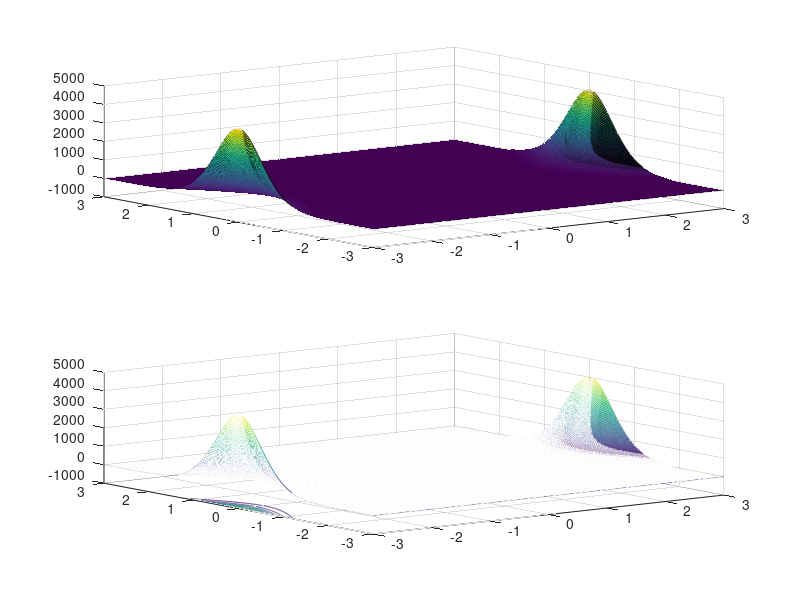

Here is the MATLAB script that generated this plot:
x = linspace(-3,3,1000);
y = linspace(-3,3,1000);

[X,Y] = meshgrid(x,y);

f = (exp(X.^2-Y.^2)-2.*X.*Y)./(2*(1+Y.^2));

subplot(211), surf(X,Y,f)
subplot(212),meshc(X,Y,f)